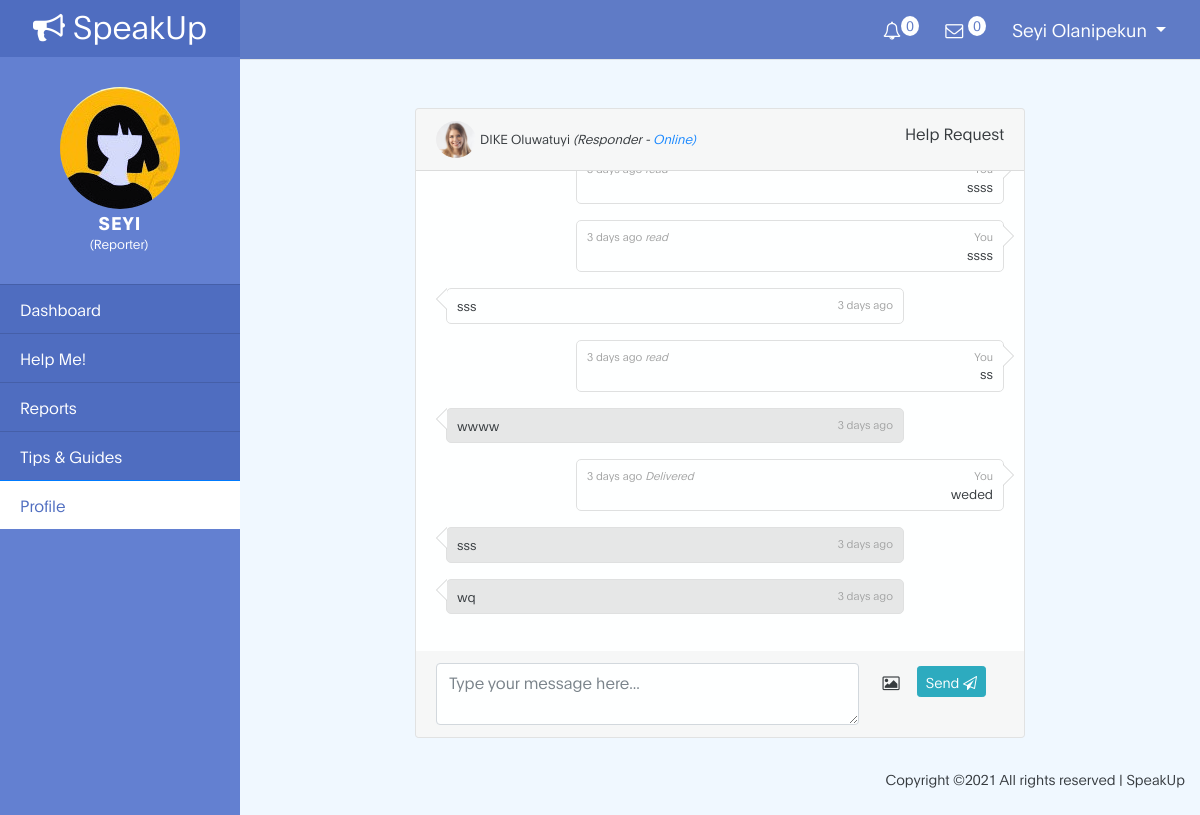
Screenshot of /app/help (signed in) with the database file from the repository.
### tables this page shows
CREATE TABLE `users` (
  `user_id` int(11) NOT NULL,
  `user_type` text NOT NULL,
  `assigned` int(11) NOT NULL,
  `lastname` text NOT NULL,
  `firstname` text NOT NULL,
  `email` text NOT NULL,
  `phone` text DEFAULT NULL,
  `gender` text DEFAULT NULL,
  `status` text NOT NULL,
  `badge` text NOT NULL,
  `dob` date DEFAULT NULL,
  `state` text DEFAULT NULL,
  `address` text DEFAULT NULL,
  `occupation` text DEFAULT NULL,
  `organization` text DEFAULT NULL,
  `position` text DEFAULT NULL,
  `cv` varchar(225) DEFAULT NULL,
  `motive` text DEFAULT NULL,
  `password` varchar(225) NOT NULL,
  `date_reg` datetime NOT NULL
);

CREATE TABLE `chats` (
  `chat_id` int(11) NOT NULL,
  `sender` int(11) NOT NULL,
  `receiver` int(11) NOT NULL,
  `message` text NOT NULL,
  `label` text NOT NULL,
  `status` text NOT NULL,
  `file` varchar(225) NOT NULL,
  `date_sent` datetime NOT NULL
);

### functions.php (called while the page is built, shortened)
<?php
function test_input($text){
   $text = trim($text);
   $text = strip_tags($text);
   $text = stripslashes($text);
   return $text;
}
function time_Ago($time) {
    $time = strtotime($time);
    $diff     = time() - $time;
    $sec     = $diff;
    $min     = round($diff / 60 );
    $hrs     = round($diff / 3600);
    $days     = round($diff / 86400 );
    if($sec <= 60) {
        $date = "$sec sec ago";
}
else if($days <= 7) {
    if($days == 1) {
       $date = "Yesterday";
   }
   else {
       $date = "$days days ago";
   }
}
return $date;
}
?>

### app/help.php (the view, shortened to what this page needs)
<?php
include_once '../functions.php';
if (isset($_SESSION['user_id']) && isset($_SESSION['user_type'])) {
  $user_id = preg_replace('#[^0-9]#','',$_SESSION['user_id']);
  $user_type = test_input($_SESSION["user_type"]);
  $stmt = $conn->prepare("SELECT lastname, firstname FROM users WHERE user_id = ?");
  $stmt->bind_param("i", $user_id);
  $stmt->execute();
  $stmt->store_result();
  $stmt->bind_result($lastname, $firstname);
}else{
  $_SESSION['msg'] ='You must login first';
  header('location: ../login');
  exit();
}
?>
<!DOCTYPE html>
<html lang="en">
<head>
 <link rel="stylesheet" href="../css/bootstrap.min.css">
 <link rel="stylesheet" href="../css/font-awesome.min.css">
 <link href="../css/bootstrap-sidebar.min.css" rel="stylesheet">
 <link href="../css/app.css" rel="stylesheet">
</head>
<body onload="scroll_message()">
  <div class="d-flex" id="wrapper">
    <div id="sidebar-wrapper">
      <div class="sidebar-heading"><a href="../"> <i class="fa fa-bullhorn"></i> SpeakUp</a></div>
      <div class="round">
        <img class="img-fluid avatar" src="../images/avatar.jpg">
        <h4 class="type"> <?php echo $firstname; ?></h4>
        <small>(<?php echo ucfirst($user_type); ?>)</small>
      </div>
      <div class="list-group list-group-flush">
       <?php
        if ($user_type == 'responder') {?>
          <a href="responder" class="list-group-item list-group-item-action">Dashbboard</a>
          <a href="help" class="list-group-item list-group-item-action">Help Requests</a>
          <a href="view-reports" class="list-group-item list-group-item-action">View Reports</a>
        <a href="share-tips" class="list-group-item list-group-item-action active">Share Tips</a>
          <a href="Profile" class="list-group-item list-group-item-action active">Profile</a>
        <?php }else{
         ?>
        <a href="reporter" class="list-group-item list-group-item-action">Dashboard</a>
        <a href="help" class="list-group-item list-group-item-action">Help Me!</a>
        <a href="reports" class="list-group-item list-group-item-action ">Reports</a>
        <a href="../tips" class="list-group-item list-group-item-action">Tips & Guides </a>
        <a href="profile" class="list-group-item list-group-item-action  active">Profile</a>
      <?php } ?>
    </div>
  </div>
  <div id="page-content-wrapper">
    <?php include_once 'includes/navbar.php'; ?>
    <div class="container-fluid">
      <div class="row">
        <div class="offset-md-2 col-md-8 pt-5">
          <div class="card my-scroll-border">
            <div class="card-header">
              <?php
              if($user_type == 'responder'){
               $Ruser_type = 'reporter';
              $stmt = $conn->prepare("SELECT sender FROM chats WHERE receiver = ? ");
              $stmt->bind_param("i", $user_id);
              $stmt->execute();
              $stmt->store_result();
              $stmt->bind_result($sender);
              $stmt->fetch();
              echo '<input type="hidden" id="sender" value="'.$sender.'">';
              $stmt = $conn->prepare("SELECT lastname, firstname FROM users WHERE user_id = ? ");
              $stmt->bind_param("i", $sender);
              $stmt->execute();
              $stmt->store_result();
              $stmt->bind_result($Rlastname, $Rfirstname);
              $stmt->fetch();
	          }else{
                $Ruser_type = 'responder';
              $stmt = $conn->prepare("SELECT receiver FROM chats WHERE sender = ? ");
              $stmt->bind_param("i", $user_id);
              $stmt->execute();
              $stmt->store_result();
              $stmt->bind_result($sender);
              $stmt = $conn->prepare("SELECT lastname, firstname FROM users WHERE user_id = ? ");
              $stmt->bind_param("i", $sender);
              $stmt->execute();
              $stmt->store_result();
              $stmt->bind_result($Rlastname, $Rfirstname);
	          }
              ?>
              <span class="pull-left"><img src="../images/profile-image.jpg">
                <small>
                  <?php echo $Rfirstname.' '.$Rlastname; ?> <i>(<?php echo ucfirst($Ruser_type); ?> -</i><i class="text-primary"> Online)</i>
                </small>
              </span>
              <span class="pull-right">Help Request</span>
            </div>
            <div class="card-body my-scroll-div">
              <ul class="chats" id="chats">
                <?php
                $stmt = $conn->prepare("SELECT receiver, message, label, status, file, date_sent FROM chats WHERE sender = ? OR receiver = ? ORDER BY chat_id ASC");
                $stmt->bind_param("ii", $user_id, $user_id);
                $stmt->execute();
                $stmt->store_result();
                $stmt->bind_result($receiver, $message, $label, $status, $file, $date_sent);
                if($stmt->num_rows > 0 ) {
                  while ($stmt->fetch()) {
                    $unread_message = '';
                   if($user_type == 'reporter' and $status == 'unread' and $label == 'inbox' ) {
                     $unread_message = 'style="background: rgba(0,0,0,0.1);"';
                   }
                   if ($status == 'unread') {
                     $status = 'Delivered';
                   }
                   $date_sent=time_Ago($date_sent);
                   $attachment ='';
                   if($label == 'outbox'){
                    if($user_type == 'responder'){
                      $html = '<li class="help-row by-other">
                      <div class="chat-content" '.$unread_message.'> <div class="chat-meta">
                      <span class="pull-right">'.$date_sent.'</span> </div>
                      <div style="text-align:justify;" class="pull-left text-left">'.$attachment.$message.'</div>
                      <div class="clearfix"></div></div>
                      </li>';
                    }else{
                      $html = '<li class="help-row by-me">
                      <div class="chat-content" '.$unread_message.'> <div class="chat-meta">'.$date_sent.' <i>'.$status.'</i>
                      <span class="pull-right">You</span> </div>
                      <div style="text-align:justify;" class="pull-right text-right">'.$attachment.$message.'</div>
                      <div class="clearfix"></div></div>
                      </li>';
                    }
                  }else{
                   if($user_type == 'responder'){
                    $html = '<li class="help-row by-me">
                    <div class="chat-content" '.$unread_message.'> <div class="chat-meta">'.$date_sent.' <i>'.$status.'</i>
                    <span class="pull-right">You</span> </div>
                    <div style="text-align:justify;" class="pull-right text-right">'.$attachment.$message.'</div>
                    <div class="clearfix"></div></div>
                    </li>';
                  }else{
                    $html = '<li class="help-row by-other">
                    <div class="chat-content" '.$unread_message.'> <div class="chat-meta">
                    <span class="pull-right">'.$date_sent.'</span> </div>
                    <div style="text-align:justify;" class="pull-left text-left">'.$attachment.$message.'</div>
                    <div class="clearfix"></div></div>
                    </li>';
                  }
                }
                echo $html;
              }} else{
                echo '<small class="text-center"><i>You have no new messages...</i></small>';
              }
              ?>
            </ul>
          </div>
          <div class="card-footer my-scroll-footer">
           <form class="form-horizontal" method="POST" action="">
            <div class="form-row">
              <div class="col-md-9">
                <textarea required="required" id="help-message" type="text" class="form-control" placeholder="Type your message here..."></textarea>
              </div>
              <div class="col-md-3">
                <button type="button" class="btn btn-default"><i class="fa fa-image"></i></button>
                <button type="button" id="reply-message"  class="btn btn-info btn-sm">Send <i class="fa fa-send-o"></i></button>
              </div>
            </div>
          </form>
        </div>
      </div>
    </div>
  </div>
</div>
<div class="text-right container-fluid">
  <div class="credits">
    Copyright &copy;<script>document.write(new Date().getFullYear());</script> All rights reserved | SpeakUp
  </div>
</div>
</div>
</div>
</body>
</html>

### app/includes/navbar.php (shortened to what this page needs)
<nav class="navbar navbar-expand-lg navbar-lght border-bottom">
  <div class="collapse navbar-collapse" id="navbarSupportedContent">
    <ul class="navbar-nav notification-row ml-auto mt-2 mt-lg-0">
      <li class="nav-item dropdown">
        <a class="nav-link" href="#" id="notificationDropdown" role="button" data-toggle="dropdown" aria-haspopup="true" aria-expanded="false"><i class="fa fa-bell-o"></i><span class="badge" id="unread_notification">0</span></a>
        </li>
      <li class="nav-item dropdown">
        <a class="nav-link" href="#" id="messageDropdown" role="button" data-toggle="dropdown" aria-haspopup="true" aria-expanded="false"><i class="fa fa-envelope-o"></i> <span class="badge" id="unread_message">0</span> </a>
        </li>
      <li class="nav-item dropdown">
        <a class="nav-link dropdown-toggle text-capitalize" href="#" id="navbarDropdown" role="button" data-toggle="dropdown" aria-haspopup="true" aria-expanded="false">
        <?php echo strtolower($firstname.' '.$lastname); ?>
        </a>
      </li>
    </ul>
  </div>
</nav>

### rows the page displays
users: firstname "SEYI", firstname+lastname "Seyi Olanipekun"
users: firstname "DIKE", lastname "Oluwatuyi"
chats: message "ssss"
chats: date_sent "3 days ago", status "read", message "ssss"
chats: date_sent "3 days ago", message "sss"
chats: date_sent "3 days ago", status "read", message "ss"
chats: date_sent "3 days ago", message "wwww"
chats: date_sent "3 days ago", status "Delivered", message "weded"
chats: date_sent "3 days ago", message "sss"
chats: date_sent "3 days ago", message "wq"

### other values shown
$user_type "Reporter"
$Ruser_type "Responder"
